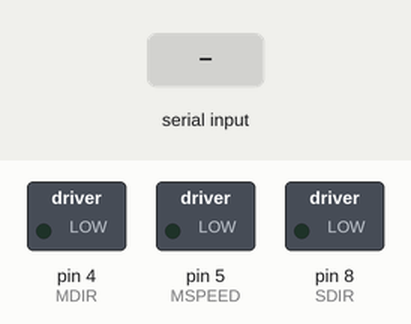
This sketch was run on a simulated Arduino Uno, built with avr-gcc and run on an emulated ATmega328P. Parts: switched loads named in the sketch (green lamp = pin HIGH). The test bench sets the inputs (shaded band). Pins used as bus, display or sensor lines are not drawn; what the sketch prints to the serial monitor is not drawn.

Above: at 1.2 s.
1.3 s: "L" received over Serial
At 2.3 s:
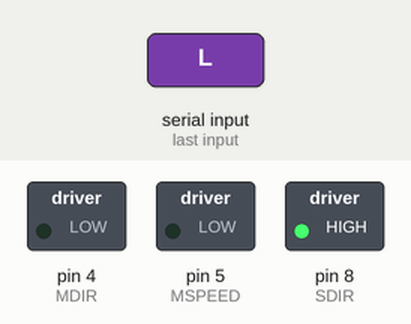
Timing chart, 0 to 4.3 s (numbered marks = the images above; inputs shaded):
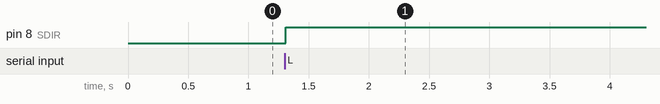

Measured:
- after the input at 1.3 s, pin 8 (SDIR): LOW → HIGH at once

The sketch:

ROBOT_FW.ino
```cpp
#include<SoftwareSerial.h>
#define SDIR 8
#define MDIR 4
#define SSPEED 6
#define MSPEED 5

#define SOPT 1
#define MOPT 0

volatile int steeringCnt = 0;
volatile int moveCnt = 0;
SoftwareSerial bt(10, 11);

char msg;

void steeringInc();
void moveInc();
void go(char mode, int sp);

void setup(){
  Serial.begin(9600);
  bt.begin(9600);
  attachInterrupt(digitalPinToInterrupt(SOPT), steeringInc, FALLING);
  attachInterrupt(digitalPinToInterrupt(MOPT), moveInc, FALLING);
  pinMode(SDIR, OUTPUT);
  pinMode(MDIR, OUTPUT);
  pinMode(SSPEED, OUTPUT);
  pinMode(MSPEED, OUTPUT);
}

void loop(){
   if(Serial.available() > 0){
    msg = Serial.read();
   }
   if(bt.available() > 0){
    msg = bt.read();
   }
   Serial.println(steeringCnt);
   if(msg == 'R' || msg == 'L'){
    steeringCnt = 0;
    go(msg, 255);
    while(steeringCnt < 18)
      Serial.println(steeringCnt);
    go('S', 0);
   }
   else if(msg == 'F' || msg == 'B'){
    moveCnt = 0;
    go(msg, 255);
    while(moveCnt < 9)
      Serial.println(moveCnt);
    go('S', 0);
   }
   else if(msg == 'S' || msg == 's'){
    go('S', 0);
   }

  delay(20);
}

void steeringInc()
{
  steeringCnt++;
}

void moveInc()
{
  moveCnt++;
}

void go(char mode, int sp)
{
  if(mode == 'F')
  {
    digitalWrite(MDIR, HIGH);
    analogWrite(MSPEED, sp);
    digitalWrite(SDIR, LOW);
    digitalWrite(SSPEED, LOW);
  }
  else if(mode == 'B')
  {
    digitalWrite(MDIR, LOW);
    analogWrite(MSPEED, sp);
    digitalWrite(SDIR, LOW);
    digitalWrite(SSPEED, LOW);
  }
  else if(mode == 'L')
  {
    digitalWrite(SDIR, HIGH);
    analogWrite(SSPEED, sp);
    digitalWrite(MDIR, LOW);
    digitalWrite(MSPEED, LOW);
  }
  else if(mode == 'R')
  {
    digitalWrite(SDIR, LOW);
    analogWrite(SSPEED, sp);
    digitalWrite(MDIR, LOW);
    digitalWrite(MSPEED, LOW);
  }
  else if(mode == 'S')
  {
    digitalWrite(SDIR, LOW);
    digitalWrite(SSPEED, LOW);
    digitalWrite(MDIR, LOW);
    digitalWrite(MSPEED, LOW);
  }
}
```
